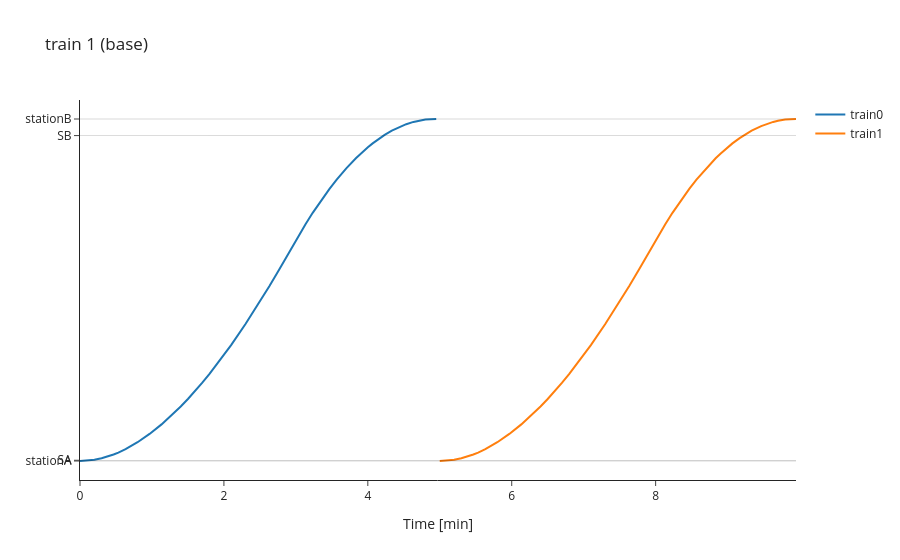

The code cell stored with this chart in its notebook:
### Markdown cell above
with plotly

### Code cell
sim.space_time_chart_plotly(1, points_to_show=['switch','station', 'signal'], eco_or_base='base')

### Figure 1 — Plotly figure (JSON) as saved in the notebook; plotly's stock layout.template omitted (floating-point values rounded to 4 significant figures)
{"data": [{"name": "train0", "type": "scatter", "x": [0, 0.1333, 0.2, 0.3, 0.3667, 0.4667, 0.5333, 0.6333, 0.8, 0.9667, 1.133, 1.3, 1.4, 1.5, 1.6, 1.7, 1.8, 1.9, 2, 2.1, 2.3, 2.4, 2.533, 2.633, 2.767, 3.067, 3.134, 3.234, 3.334, 3.467, 3.567, 3.701, 3.834, 3.901, 4.001, 4.067, 4.167, 4.234, 4.334, 4.467, 4.534, 4.634, 4.701, 4.801, 4.951], "y": [0, 14.74, 33.13, 74.41, 111.0, 179.4, 234.0, 328.9, 520.8, 750.4, 1015.0, 1314.0, 1510.0, 1718.0, 1938.0, 2171.0, 2414.0, 2669.0, 2936.0, 3213.0, 3797.0, 4103.0, 4526.0, 4852.0, 5300.0, 6344, 6564, 6879, 7176, 7544, 7799, 8111, 8391, 8519, 8696, 8804, 8951, 9039, 9156, 9284, 9336, 9399, 9431, 9464, 9480]}, {"name": "train1", "type": "scatter", "x": [5, 5.133, 5.2, 5.3, 5.367, 5.467, 5.533, 5.633, 5.8, 5.967, 6.133, 6.3, 6.4, 6.5, 6.6, 6.7, 6.8, 6.9, 7, 7.1, 7.3, 7.4, 7.533, 7.633, 7.767, 8.067, 8.134, 8.234, 8.334, 8.467, 8.567, 8.701, 8.834, 8.901, 9.001, 9.067, 9.167, 9.234, 9.334, 9.467, 9.534, 9.634, 9.701, 9.801, 9.951], "y": [0, 14.74, 33.13, 74.41, 111.0, 179.4, 234.0, 328.9, 520.8, 750.4, 1015.0, 1314.0, 1510.0, 1718.0, 1938.0, 2171.0, 2414.0, 2669.0, 2936.0, 3213.0, 3797.0, 4103.0, 4526.0, 4852.0, 5300.0, 6344, 6564, 6879, 7176, 7544, 7799, 8111, 8391, 8519, 8696, 8804, 8951, 9039, 9156, 9284, 9336, 9399, 9431, 9464, 9480]}], "layout": {"hovermode": "x unified", "shapes": [{"line": {"color": "black", "width": 0.5}, "type": "line", "x0": 0, "x1": 1, "xref": "x domain", "y0": 0, "y1": 0, "yref": "y"}, {"line": {"color": "black", "width": 0.5}, "type": "line", "x0": 0, "x1": 1, "xref": "x domain", "y0": 20, "y1": 20, "yref": "y"}, {"line": {"color": "black", "width": 0.5}, "type": "line", "x0": 0, "x1": 1, "xref": "x domain", "y0": 9020, "y1": 9020, "yref": "y"}, {"line": {"color": "black", "width": 0.5}, "type": "line", "x0": 0, "x1": 1, "xref": "x domain", "y0": 9480, "y1": 9480, "yref": "y"}], "title": {"text": "train 1 (base)"}, "xaxis": {"title": {"text": "Time [min]"}}, "yaxis": {"tickmode": "array", "ticktext": ["stationA", "SA", "SB", "stationB"], "tickvals": [0, 20, 9020, 9480]}}}
